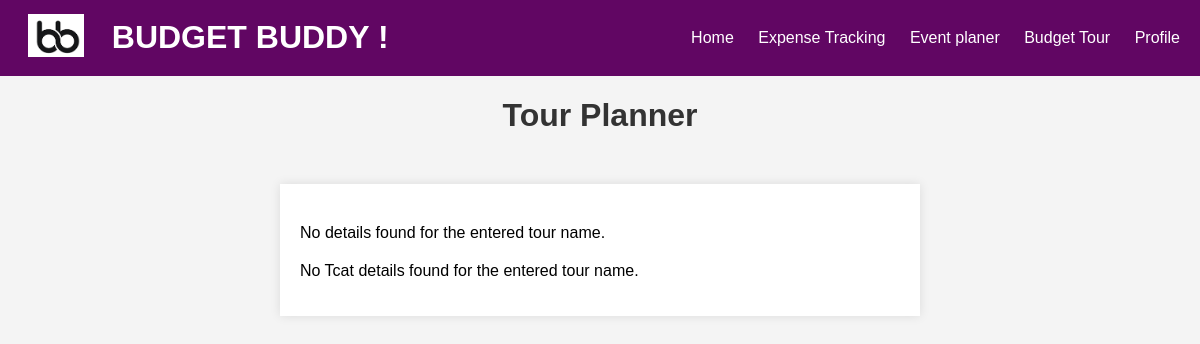
Page /maintour/ooty34/ on the earlier database version.
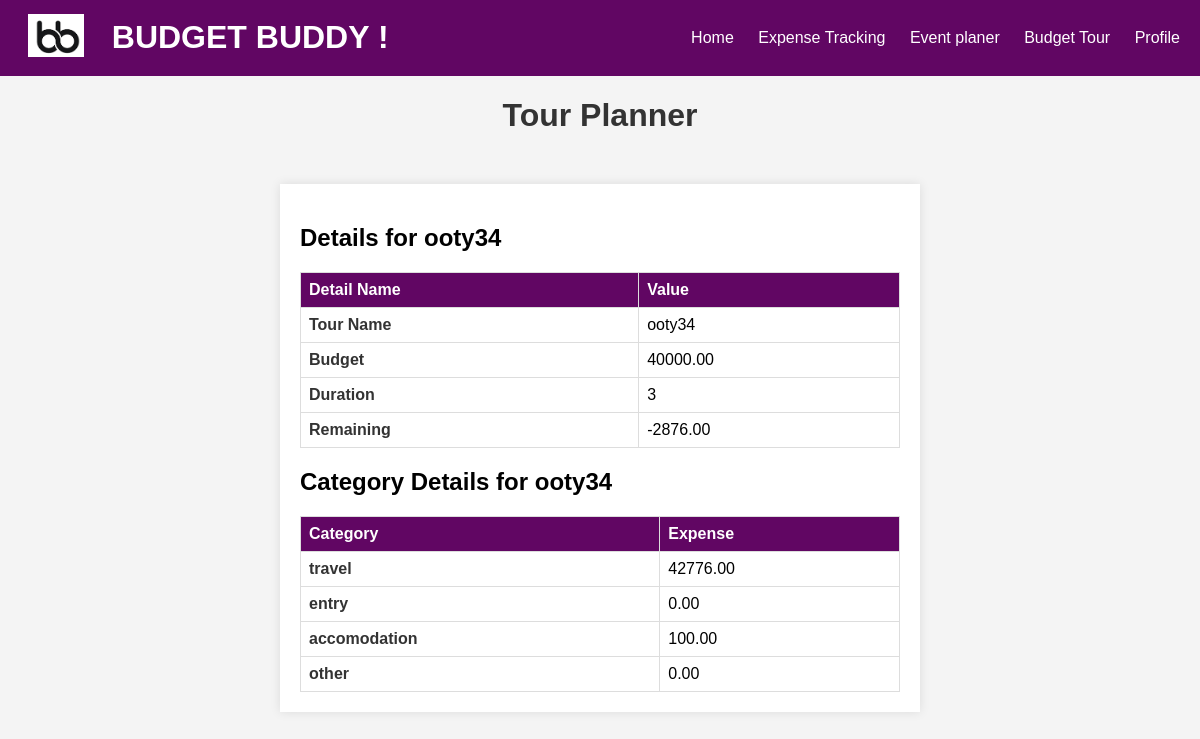
Same page on the later database version.
### expenses/models.py (models this page shows, shortened)
class TDetails(models.Model):
    tour_name = models.CharField(max_length=100,primary_key=True)
    budget = models.DecimalField(max_digits=10,decimal_places=2)
    duration = models.IntegerField()
    user = models.ForeignKey(User, on_delete=models.CASCADE)
    status = models.IntegerField(default=0)
    remaining = models.DecimalField(max_digits=10,decimal_places=2,default=0)

class Tcat(models.Model):
    tour_name = models.CharField(max_length=100)
    category = models.CharField(max_length=100)
    expense = models.DecimalField(max_digits=10, decimal_places=2, default=0)

### expenses/views.py (the view, shortened to what this page needs)
# urls.py: path('maintour/<str:tour_name>/', views.maintour, name='maintour'),
def maintour(request, tour_name):
    try:
        tour_details = TDetails.objects.get(tour_name=tour_name)
        tcat_details = Tcat.objects.filter(tour_name=tour_name)
    except TDetails.DoesNotExist:
        tour_details = None
        tcat_details = None
    return render(request, 'maintour.html', {'tour_details': tour_details, 'tcat_details': tcat_details})

### expenses/templates/maintour.html (shortened to what this page needs)
<!DOCTYPE html>
<html lang="en">
<head>
</head>
<body>
    {% include 'header.html' %}
    <h1>Tour Planner</h1>
    <div class="tour-planner">
        <div class="result-section">
        {% if tour_details %}
        <h2>Details for {{ tour_details.tour_name }}</h2>
        <table>
            <tr>
                <th>Detail Name</th>
                <th>Value</th>
            </tr>
            <tr>
                <td><span>Tour Name</span></td>
                <td>{{ tour_details.tour_name }}</td>
            </tr>
            <tr>
                <td><span>Budget</span></td>
                <td>{{ tour_details.budget }}</td>
            </tr>
            <tr>
                <td><span>Duration</span></td>
                <td>{{ tour_details.duration }}</td>
            </tr>
            <tr>
                <td><span>Remaining</span></td>
                <td>{{ tour_details.remaining }}</td>
            </tr>
        </table>
        {% else %}
            <p>No details found for the entered tour name.</p>
        {% endif %}
        </div>
        <div class="tcat-section">
        {% if tcat_details %}
            <h2>Category Details for {{ tour_details.tour_name }}</h2>
            <table>
                <tr>
                    <th>Category</th>
                    <th>Expense</th>
                </tr>
                {% for tcat in tcat_details %}
                    <tr>
                        <td><span>{{ tcat.category }}</span></td>
                        <td>{{ tcat.expense }}</td>
                    </tr>
                {% endfor %}
            </table>
        {% else %}
            <p>No Tcat details found for the entered tour name.</p>
        {% endif %}
        </div>
    </div>
</body>
</html>

Differences in the rows shown:
added TDetails: tour_name "ooty34", budget "40000.00", duration "3", remaining "-2876.00"
added Tcat: category "travel", expense "42776.00"
added Tcat: category "entry", expense "0.00"
added Tcat: category "accomodation", expense "100.00"
added Tcat: category "other", expense "0.00"
Other differences:
text no longer shown: "No details found for the entered tour name. No Tcat details found for the entered tour name."
text now shown: "Details for Detail Name Value Tour Name Budget Duration Remaining Category Details for Category Expense"
